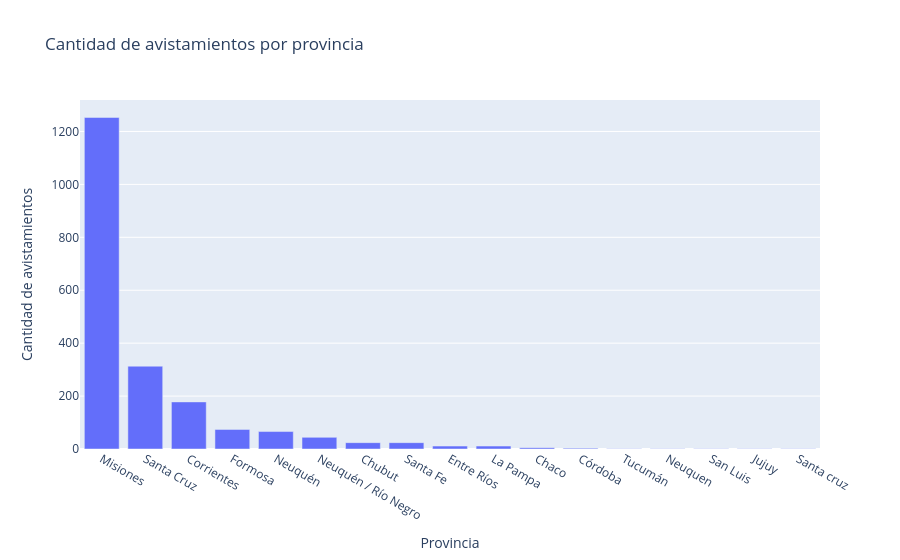

Notebook source saved alongside this figure:
### Markdown cell above
### pregunta 6 ¿Qué provincias tienen la mayor cantidad de felinos registrados? Gráfico de barra

### Code cell
provincias = feli["stateProvince"].value_counts()

fig = px.bar(
    x=provincias.index,
    y=provincias.values,
    title="Cantidad de avistamientos por provincia",
    labels={
        "x": "Provincia",
        "y": "Cantidad de avistamientos"
    }
)

fig.show()

### Figure 1 — Plotly figure (JSON) as saved in the notebook; plotly's stock layout.template omitted (floating-point values rounded to 4 significant figures)
{"data": [{"hovertemplate": "Provincia=%{x}<br>Cantidad de avistamientos=%{y}<extra></extra>", "legendgroup": "", "marker": {"color": "#636efa", "pattern": {"shape": ""}}, "name": "", "orientation": "v", "showlegend": false, "textposition": "auto", "type": "bar", "x": ["Misiones", "Santa Cruz", "Corrientes", "Formosa", "Neuquén", "Neuquén / Río Negro", "Chubut", "Santa Fe", "Entre Ríos", "La Pampa", "Chaco", "Córdoba", "Tucumán", "Neuquen", "San Luis", "Jujuy", "Santa cruz"], "xaxis": "x", "y": [1253, 313, 178, 74, 66, 44, 24, 24, 11, 11, 5, 3, 1, 1, 1, 1, 1], "yaxis": "y"}], "layout": {"barmode": "relative", "legend": {"tracegroupgap": 0}, "title": {"text": "Cantidad de avistamientos por provincia"}, "xaxis": {"anchor": "y", "domain": [0, 1], "title": {"text": "Provincia"}}, "yaxis": {"anchor": "x", "domain": [0, 1], "title": {"text": "Cantidad de avistamientos"}}}}
